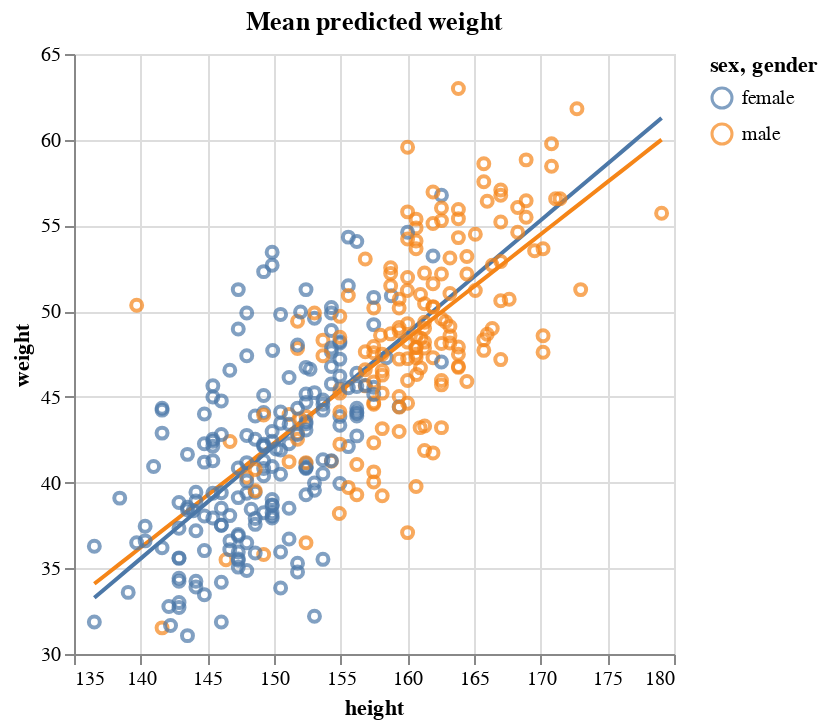

The code cell stored with this chart in its notebook:
### Code cell
# plot posterior mean regression lines
df = pd.DataFrame(
    {"height": height_grid, "female": weight_mean_female, "male": weight_mean_male}
)
df = df.melt("height", var_name="sex", value_name="weight")

lines_chart = (
    alt.Chart(df, title="Mean predicted weight")
    .mark_line(strokeWidth=2)
    .encode(x="height", y=alt.Y("weight", scale=alt.Scale(zero=False)), color="sex")
)

lines_chart + data_chart

### Figure 1 — Vega-Lite specification as saved in the notebook (floating-point values rounded to 4 significant figures; data arrays with more than 128 entries replaced by an {"elided": "..."} marker saying what was removed)
{"$schema": "https://vega.github.io/schema/vega-lite/v5.20.1.json", "config": {"view": {"continuousHeight": 300, "continuousWidth": 300}}, "datasets": {"data-17ee318ecadcd51e5ca9b1e9f7f52643": {"elided": "352 records"}, "data-b7ca325f581f4cb553ca0addb0df12bf": [{"height": 136.5, "sex": "female", "weight": 33.28}, {"height": 137.4, "sex": "female", "weight": 33.85}, {"height": 138.3, "sex": "female", "weight": 34.42}, {"height": 139.1, "sex": "female", "weight": 34.99}, {"height": 140.0, "sex": "female", "weight": 35.56}, {"height": 140.9, "sex": "female", "weight": 36.14}, {"height": 141.7, "sex": "female", "weight": 36.71}, {"height": 142.6, "sex": "female", "weight": 37.28}, {"height": 143.5, "sex": "female", "weight": 37.85}, {"height": 144.3, "sex": "female", "weight": 38.42}, {"height": 145.2, "sex": "female", "weight": 38.99}, {"height": 146.1, "sex": "female", "weight": 39.56}, {"height": 146.9, "sex": "female", "weight": 40.13}, {"height": 147.8, "sex": "female", "weight": 40.71}, {"height": 148.7, "sex": "female", "weight": 41.28}, {"height": 149.5, "sex": "female", "weight": 41.85}, {"height": 150.4, "sex": "female", "weight": 42.42}, {"height": 151.3, "sex": "female", "weight": 42.99}, {"height": 152.2, "sex": "female", "weight": 43.56}, {"height": 153.0, "sex": "female", "weight": 44.13}, {"height": 153.9, "sex": "female", "weight": 44.7}, {"height": 154.8, "sex": "female", "weight": 45.27}, {"height": 155.6, "sex": "female", "weight": 45.85}, {"height": 156.5, "sex": "female", "weight": 46.42}, {"height": 157.4, "sex": "female", "weight": 46.99}, {"height": 158.2, "sex": "female", "weight": 47.56}, {"height": 159.1, "sex": "female", "weight": 48.13}, {"height": 160.0, "sex": "female", "weight": 48.7}, {"height": 160.8, "sex": "female", "weight": 49.27}, {"height": 161.7, "sex": "female", "weight": 49.84}, {"height": 162.6, "sex": "female", "weight": 50.41}, {"height": 163.4, "sex": "female", "weight": 50.99}, {"height": 164.3, "sex": "female", "weight": 51.56}, {"height": 165.2, "sex": "female", "weight": 52.13}, {"height": 166.0, "sex": "female", "weight": 52.7}, {"height": 166.9, "sex": "female", "weight": 53.27}, {"height": 167.8, "sex": "female", "weight": 53.84}, {"height": 168.7, "sex": "female", "weight": 54.41}, {"height": 169.5, "sex": "female", "weight": 54.98}, {"height": 170.4, "sex": "female", "weight": 55.56}, {"height": 171.3, "sex": "female", "weight": 56.13}, {"height": 172.1, "sex": "female", "weight": 56.7}, {"height": 173.0, "sex": "female", "weight": 57.27}, {"height": 173.9, "sex": "female", "weight": 57.84}, {"height": 174.7, "sex": "female", "weight": 58.41}, {"height": 175.6, "sex": "female", "weight": 58.98}, {"height": 176.5, "sex": "female", "weight": 59.55}, {"height": 177.3, "sex": "female", "weight": 60.12}, {"height": 178.2, "sex": "female", "weight": 60.7}, {"height": 179.1, "sex": "female", "weight": 61.27}, {"height": 136.5, "sex": "male", "weight": 34.1}, {"height": 137.4, "sex": "male", "weight": 34.62}, {"height": 138.3, "sex": "male", "weight": 35.15}, {"height": 139.1, "sex": "male", "weight": 35.68}, {"height": 140.0, "sex": "male", "weight": 36.21}, {"height": 140.9, "sex": "male", "weight": 36.74}, {"height": 141.7, "sex": "male", "weight": 37.27}, {"height": 142.6, "sex": "male", "weight": 37.8}, {"height": 143.5, "sex": "male", "weight": 38.33}, {"height": 144.3, "sex": "male", "weight": 38.85}, {"height": 145.2, "sex": "male", "weight": 39.38}, {"height": 146.1, "sex": "male", "weight": 39.91}, {"height": 146.9, "sex": "male", "weight": 40.44}, {"height": 147.8, "sex": "male", "weight": 40.97}, {"height": 148.7, "sex": "male", "weight": 41.5}, {"height": 149.5, "sex": "male", "weight": 42.03}, {"height": 150.4, "sex": "male", "weight": 42.56}, {"height": 151.3, "sex": "male", "weight": 43.08}, {"height": 152.2, "sex": "male", "weight": 43.61}, {"height": 153.0, "sex": "male", "weight": 44.14}, {"height": 153.9, "sex": "male", "weight": 44.67}, {"height": 154.8, "sex": "male", "weight": 45.2}, {"height": 155.6, "sex": "male", "weight": 45.73}, {"height": 156.5, "sex": "male", "weight": 46.26}, {"height": 157.4, "sex": "male", "weight": 46.79}, {"height": 158.2, "sex": "male", "weight": 47.31}, {"height": 159.1, "sex": "male", "weight": 47.84}, {"height": 160.0, "sex": "male", "weight": 48.37}, {"height": 160.8, "sex": "male", "weight": 48.9}, {"height": 161.7, "sex": "male", "weight": 49.43}, {"height": 162.6, "sex": "male", "weight": 49.96}, {"height": 163.4, "sex": "male", "weight": 50.49}, {"height": 164.3, "sex": "male", "weight": 51.02}, {"height": 165.2, "sex": "male", "weight": 51.54}, {"height": 166.0, "sex": "male", "weight": 52.07}, {"height": 166.9, "sex": "male", "weight": 52.6}, {"height": 167.8, "sex": "male", "weight": 53.13}, {"height": 168.7, "sex": "male", "weight": 53.66}, {"height": 169.5, "sex": "male", "weight": 54.19}, {"height": 170.4, "sex": "male", "weight": 54.72}, {"height": 171.3, "sex": "male", "weight": 55.25}, {"height": 172.1, "sex": "male", "weight": 55.77}, {"height": 173.0, "sex": "male", "weight": 56.3}, {"height": 173.9, "sex": "male", "weight": 56.83}, {"height": 174.7, "sex": "male", "weight": 57.36}, {"height": 175.6, "sex": "male", "weight": 57.89}, {"height": 176.5, "sex": "male", "weight": 58.42}, {"height": 177.3, "sex": "male", "weight": 58.95}, {"height": 178.2, "sex": "male", "weight": 59.48}, {"height": 179.1, "sex": "male", "weight": 60.01}]}, "layer": [{"data": {"name": "data-b7ca325f581f4cb553ca0addb0df12bf"}, "encoding": {"color": {"field": "sex", "type": "nominal"}, "x": {"field": "height", "type": "quantitative"}, "y": {"field": "weight", "scale": {"zero": false}, "type": "quantitative"}}, "mark": {"strokeWidth": 2, "type": "line"}, "title": "Mean predicted weight"}, {"data": {"name": "data-17ee318ecadcd51e5ca9b1e9f7f52643"}, "encoding": {"color": {"field": "gender", "type": "nominal"}, "x": {"field": "height", "scale": {"domain": [136.5, 179.1]}, "type": "quantitative"}, "y": {"field": "weight", "scale": {"domain": [31.07, 62.99]}, "type": "quantitative"}}, "mark": {"type": "point"}, "title": "Weight vs Height"}]}
